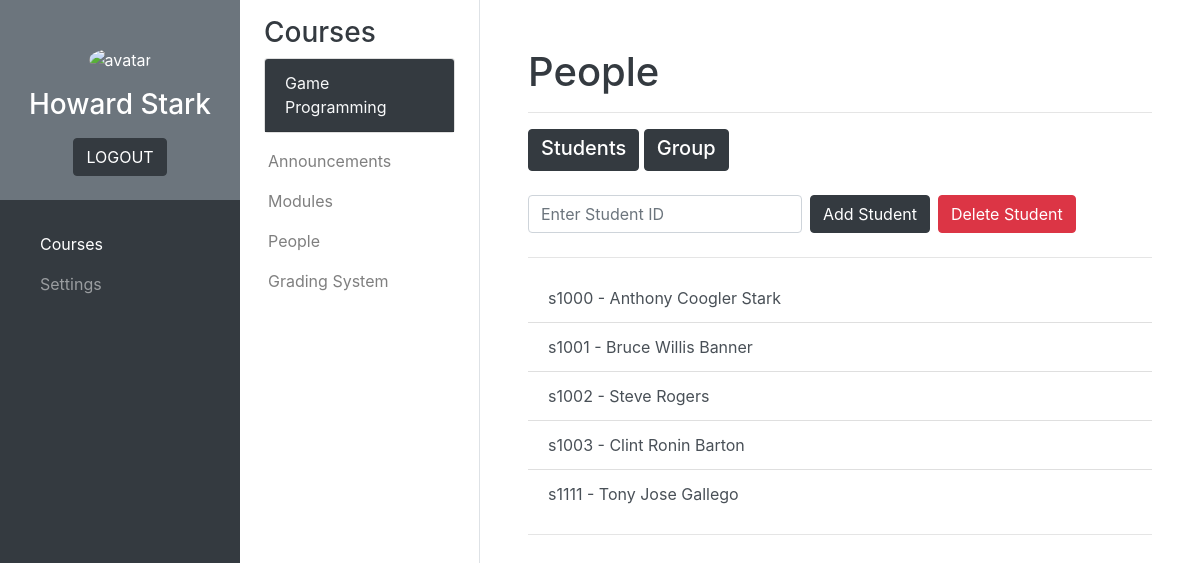
The page /courses/teacher/teacher_people.php?course=2 (signed in) on the database its author committed.
### tables this page shows
CREATE TABLE `courses` (
  `Course_number` int(11) NOT NULL,
  `Course_name` varchar(50) NOT NULL
);

CREATE TABLE `assigned_courses` (
  `ID_number` varchar(10) NOT NULL,
  `Course_number` int(11) NOT NULL
);

CREATE TABLE `student_information` (
  `ID_number` varchar(10) NOT NULL,
  `Family_name` varchar(50) NOT NULL,
  `First_name` varchar(50) NOT NULL,
  `Middle_name` varchar(50) NOT NULL,
  `Sex` varchar(1) NOT NULL,
  `Year` varchar(2) NOT NULL,
  `Program` varchar(50) NOT NULL,
  `Section` varchar(5) NOT NULL
);

### php_scripts/connect.php (called while the page is built, shortened)
<?php
    $servername = "localhost";
    $username = "root";
    $password = "";
    $db = "school_management_db";
    $conn = new mysqli($servername, $username, $password, $db);
    function sql($comm) {
        global $conn;
        $result = $conn->query($comm);
        return $result;
    }
?>

### courses/teacher/teacher_people.php (the view, shortened to what this page needs)
<?php
    include('../../php_scripts/connect.php');
?>
<!DOCTYPE html>
<html lang="en">
    <head>
        <link rel="stylesheet" href="https://cdn.jsdelivr.net/npm/bootstrap@4.6.1/dist/css/bootstrap.min.css">
        <link rel="stylesheet" href="../../css/styles.css">
    </head>
    <body>
        <?php include('../courses_main_sidebar.php'); ?>
        <?php include('../courses_sub_sidebar_teacher.php'); ?>
        <main id="content">
            <div id="people" class="container-fluid p-5">
                <h1 class="text-dark">People</h1>
                <hr/>
                <div id="content">
                    <a href="#student-list" class="btn btn-dark mx-auto mb-4" data-toggle="collapse" role="button"><h5 class="mb-1">Students</h5></a>
                    <a href="#group-list" class="btn btn-dark mx-auto mb-4" data-toggle="collapse" role="button"><h5 class="mb-1">Group</h5></a>
                    <div id="accordion">
                        <div class="collapse show" id="student-list" data-parent="#accordion">
                            <?php
                                $course_number = $_GET['course'];
                            ?>
                            <form class="form-inline" method="post" action="../../php_scripts/courses_scripts/add_delete_student.php?course=<?php echo $course_number;?>">
                                <input type="text" placeholder="Enter Student ID" name="student-id-search" id="student-id-search" class="form-control mb-2 mr-sm-2">
                                <button type="button" class="btn btn-dark mb-2 mr-sm-2" data-toggle="modal" data-target="#add-student-modal" onclick="updateStudentID()">Add Student</button>
                                <button type="button" class="btn btn-danger mb-2" data-toggle="modal" data-target="#delete-student-modal" onclick="updateStudentID()">Delete Student</button>
                            </form>
                            <hr>
                            <div class="list-group list-group-flush">
                                <?php
                                    $classlist = sql("SELECT ID_number FROM assigned_courses WHERE Course_number = $course_number");
                                    if ($classlist->num_rows > 0) {
                                        while ($row = $classlist->fetch_assoc()) {
                                            $id_number = $row["ID_number"];
                                            $student = sql("SELECT ID_number, Family_name, First_name, Middle_name FROM student_information WHERE ID_number = '$id_number'");
                                            if ($student->num_rows == 1) {
                                                $student_row = $student->fetch_assoc();
                                                echo "<a href=\"#\" class=\"list-group-item list-group-item-action\">" . $student_row["ID_number"] . " - " . $student_row["First_name"] . " " . $student_row["Middle_name"] . " " . $student_row["Family_name"] . "</a>";
                                            }
                                        }
                                    }
                                ?>
                            </div>
                            <hr>
                        </div>
                    </div>
                </div>
            </div>
        </main>
    </body>
</html>

### courses/courses_sub_sidebar_teacher.php (shortened to what this page needs)
<?php
    if (!isset($_GET['course'])) {
        $courses_sb_selected_number = null;
        $courses_sb_selected_name = "No Course Selected";
    }
    else {
        $courses_sb_selected_number = $_GET['course'];
        $result = sql("SELECT Course_name FROM courses WHERE Course_number = $courses_sb_selected_number");
        if ($result->num_rows == 1) {
            $row = $result->fetch_assoc();
            $courses_sb_selected_name = $row["Course_name"];
        }
    }
?>
<div class="bg-white border-right sub-sidebar">
    <div class="container pt-3 px-4">
        <h3 class="text-dark">Courses</h3>
        <div class="card">
            <div class="card-header bg-dark">
                <a class="card-link text-light" data-toggle="collapse" href="#courseDropdownMenu"><?php echo $courses_sb_selected_name?></a>
            </div>
        </div>
    </div>
    <div class="px-1 pb-1">
        <nav class="navbar navbar-expand-lg navbar-light">
            <ul class="navbar-nav flex-column">
                <li class="nav-item"><a href="teacher_announcements.php?course=<?php echo $courses_sb_selected_number?>" class="nav-link<?php if ($courses_sb_selected_number == null) { echo " disabled"; }?>">Announcements</a></li>
                <li class="nav-item"><a href="teacher_modules.php?course=<?php echo $courses_sb_selected_number?>" class="nav-link<?php if ($courses_sb_selected_number == null) { echo " disabled"; }?>">Modules</a></li>
                <li class="nav-item"><a href="teacher_people.php?course=<?php echo $courses_sb_selected_number?>" class="nav-link<?php if ($courses_sb_selected_number == null) { echo " disabled"; }?>">People</a></li>
                <li class="nav-item"><a href="teacher_grading_system.php?course=<?php echo $courses_sb_selected_number?>" class="nav-link<?php if ($courses_sb_selected_number == null) { echo " disabled"; }?>">Grading System</a></li>
            </ul>
        </nav>
    </div>
</div>

### css/styles.css (style rules this page uses)
.sub-sidebar { position: fixed; top: 0; left: 240px; width: 240px; height: 100vh; }
main { margin-left: 480px; }

### rows shown on the page
courses: Course_name "Game Programming"
assigned_courses: student_information.ID_number "s1000", student_information.First_name "Anthony", student_information.Middle_name "Coogler", student_information.Family_name "Stark"
assigned_courses: student_information.ID_number "s1001", student_information.First_name "Bruce", student_information.Middle_name "Willis", student_information.Family_name "Banner"
assigned_courses: student_information.ID_number "s1002", student_information.First_name "Steve", student_information.Family_name "Rogers"
assigned_courses: student_information.ID_number "s1003", student_information.First_name "Clint", student_information.Middle_name "Ronin", student_information.Family_name "Barton"
assigned_courses: student_information.ID_number "s1111", student_information.First_name "Tony", student_information.Middle_name "Jose", student_information.Family_name "Gallego"

### other values the page prints
$_SESSION['first_name'] "Howard"
$_SESSION['family_name'] "Stark"
